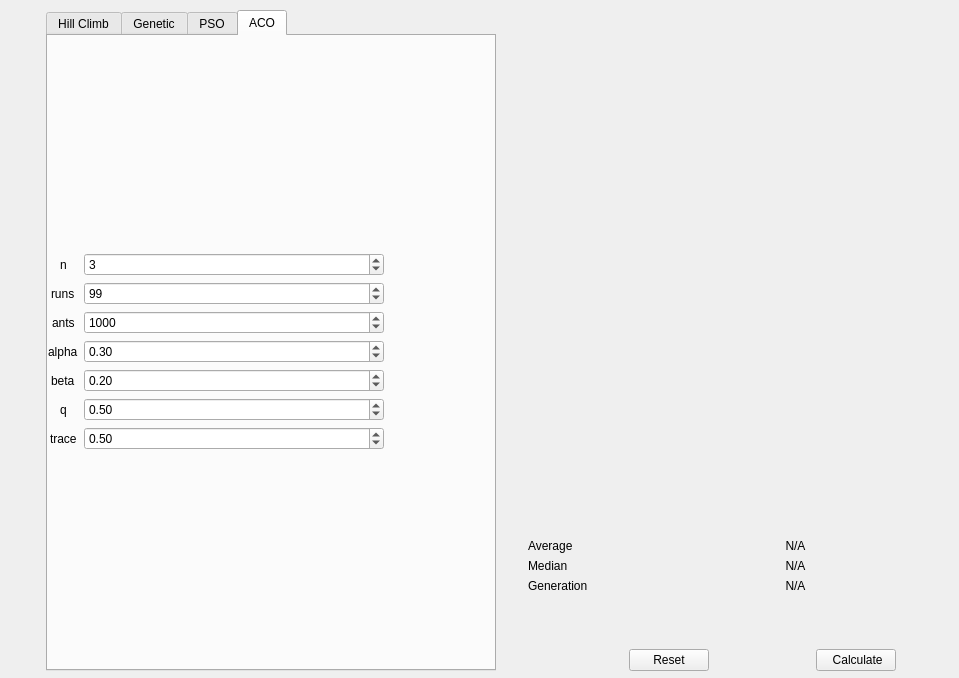
<?xml version="1.0" encoding="UTF-8"?>
<ui version="4.0">
 <class>MainWindow</class>
 <widget class="QMainWindow" name="MainWindow">
  <property name="geometry">
   <rect>
    <x>0</x>
    <y>0</y>
    <width>959</width>
    <height>678</height>
   </rect>
  </property>
  <property name="windowTitle">
   <string>CaterincaAI</string>
  </property>
  <property name="windowIcon">
   <iconset>
    <normaloff>../.designer/.designer/Downloads/Doge-Head-PNG-Clipart.png</normaloff>../.designer/.designer/Downloads/Doge-Head-PNG-Clipart.png</iconset>
  </property>
  <widget class="QWidget" name="centralwidget">
   <widget class="QWidget" name="horizontalLayoutWidget_2">
    <property name="geometry">
     <rect>
      <x>20</x>
      <y>10</y>
      <width>1003</width>
      <height>661</height>
     </rect>
    </property>
    <layout class="QHBoxLayout" name="configLayout">
     <item>
      <spacer name="horizontalSpacer_6">
       <property name="orientation">
        <enum>Qt::Horizontal</enum>
       </property>
       <property name="sizeHint" stdset="0">
        <size>
         <width>40</width>
         <height>20</height>
        </size>
       </property>
      </spacer>
     </item>
     <item>
      <widget class="QTabWidget" name="configTabWidget">
       <property name="minimumSize">
        <size>
         <width>450</width>
         <height>0</height>
        </size>
       </property>
       <property name="currentIndex">
        <number>3</number>
       </property>
       <widget class="QWidget" name="climbTab">
        <property name="toolTip">
         <string>&lt;html&gt;&lt;head/&gt;&lt;body&gt;&lt;p&gt;&lt;br/&gt;&lt;/p&gt;&lt;/body&gt;&lt;/html&gt;</string>
        </property>
        <attribute name="title">
         <string>Hill Climb</string>
        </attribute>
        <widget class="QWidget" name="formLayoutWidget">
         <property name="geometry">
          <rect>
           <x>-1</x>
           <y>-1</y>
           <width>451</width>
           <height>631</height>
          </rect>
         </property>
         <layout class="QFormLayout" name="formLayout">
          <property name="labelAlignment">
           <set>Qt::AlignLeading|Qt::AlignLeft|Qt::AlignVCenter</set>
          </property>
          <property name="formAlignment">
           <set>Qt::AlignLeading|Qt::AlignLeft|Qt::AlignVCenter</set>
          </property>
          <item row="0" column="0">
           <widget class="QLabel" name="hcNLabel">
            <property name="text">
             <string>n</string>
            </property>
           </widget>
          </item>
          <item row="0" column="1">
           <widget class="QSpinBox" name="hcNInput">
            <property name="maximumSize">
             <size>
              <width>300</width>
              <height>16777215</height>
             </size>
            </property>
            <property name="minimum">
             <number>2</number>
            </property>
            <property name="maximum">
             <number>10</number>
            </property>
            <property name="value">
             <number>3</number>
            </property>
           </widget>
          </item>
          <item row="1" column="0">
           <widget class="QLabel" name="hcRunsLabel">
            <property name="text">
             <string>runs</string>
            </property>
           </widget>
          </item>
          <item row="1" column="1">
           <widget class="QSpinBox" name="hcRunsInput">
            <property name="maximumSize">
             <size>
              <width>300</width>
              <height>16777215</height>
             </size>
            </property>
            <property name="minimum">
             <number>1</number>
            </property>
            <property name="maximum">
             <number>10000</number>
            </property>
            <property name="singleStep">
             <number>100</number>
            </property>
            <property name="value">
             <number>1000</number>
            </property>
           </widget>
          </item>
         </layout>
        </widget>
       </widget>
       <widget class="QWidget" name="geneticTab">
        <attribute name="title">
         <string>Genetic</string>
        </attribute>
        <widget class="QWidget" name="formLayoutWidget_2">
         <property name="geometry">
          <rect>
           <x>0</x>
           <y>0</y>
           <width>451</width>
           <height>631</height>
          </rect>
         </property>
         <layout class="QFormLayout" name="geneticFormLayout">
          <property name="labelAlignment">
           <set>Qt::AlignLeading|Qt::AlignLeft|Qt::AlignVCenter</set>
          </property>
          <property name="formAlignment">
           <set>Qt::AlignLeading|Qt::AlignLeft|Qt::AlignVCenter</set>
          </property>
          <item row="0" column="0">
           <widget class="QLabel" name="geneticNLabel">
            <property name="text">
             <string>n</string>
            </property>
           </widget>
          </item>
          <item row="1" column="0">
           <widget class="QLabel" name="geneticPopSizeLabel">
            <property name="text">
             <string>pop_size</string>
            </property>
           </widget>
          </item>
          <item row="2" column="0">
           <widget class="QLabel" name="geneticPopReplaceLabel">
            <property name="text">
             <string>pop_replace</string>
            </property>
           </widget>
          </item>
          <item row="3" column="0">
           <widget class="QLabel" name="geneticTournamentSizeLabel">
            <property name="text">
             <string>tournament_size</string>
            </property>
           </widget>
          </item>
          <item row="4" column="0">
           <widget class="QLabel" name="geneticRunsLabel">
            <property name="text">
             <string>runs</string>
            </property>
           </widget>
          </item>
          <item row="5" column="0">
           <widget class="QLabel" name="geneticMutationSizeLabel">
            <property name="text">
             <string>mutation_chance</string>
            </property>
           </widget>
          </item>
          <item row="0" column="1">
           <widget class="QSpinBox" name="geneticNInput">
            <property name="maximumSize">
             <size>
              <width>300</width>
              <height>16777215</height>
             </size>
            </property>
            <property name="minimum">
             <number>2</number>
            </property>
            <property name="maximum">
             <number>10</number>
            </property>
           </widget>
          </item>
          <item row="1" column="1">
           <widget class="QSpinBox" name="geneticPopSizeInput">
            <property name="maximumSize">
             <size>
              <width>300</width>
              <height>16777215</height>
             </size>
            </property>
            <property name="minimum">
             <number>10</number>
            </property>
            <property name="maximum">
             <number>10000</number>
            </property>
            <property name="singleStep">
             <number>5</number>
            </property>
            <property name="value">
             <number>50</number>
            </property>
           </widget>
          </item>
          <item row="2" column="1">
           <widget class="QSpinBox" name="geneticPopReplaceInput">
            <property name="maximumSize">
             <size>
              <width>300</width>
              <height>16777215</height>
             </size>
            </property>
            <property name="minimum">
             <number>10</number>
            </property>
            <property name="maximum">
             <number>10000</number>
            </property>
           </widget>
          </item>
          <item row="3" column="1">
           <widget class="QSpinBox" name="geneticTournamentSizeInput">
            <property name="maximumSize">
             <size>
              <width>300</width>
              <height>16777215</height>
             </size>
            </property>
            <property name="minimum">
             <number>1</number>
            </property>
            <property name="maximum">
             <number>10000</number>
            </property>
            <property name="singleStep">
             <number>1</number>
            </property>
           </widget>
          </item>
          <item row="4" column="1">
           <widget class="QSpinBox" name="geneticRunsInput">
            <property name="maximumSize">
             <size>
              <width>300</width>
              <height>16777215</height>
             </size>
            </property>
            <property name="minimum">
             <number>1</number>
            </property>
            <property name="maximum">
             <number>10000</number>
            </property>
            <property name="singleStep">
             <number>100</number>
            </property>
            <property name="value">
             <number>1000</number>
            </property>
           </widget>
          </item>
          <item row="5" column="1">
           <widget class="QDoubleSpinBox" name="geneticMutationChanceInput">
            <property name="maximumSize">
             <size>
              <width>300</width>
              <height>16777215</height>
             </size>
            </property>
            <property name="maximum">
             <double>1.000000000000000</double>
            </property>
            <property name="singleStep">
             <double>0.050000000000000</double>
            </property>
            <property name="value">
             <double>0.300000000000000</double>
            </property>
           </widget>
          </item>
         </layout>
        </widget>
       </widget>
       <widget class="QWidget" name="psoTab">
        <attribute name="title">
         <string>PSO</string>
        </attribute>
        <widget class="QWidget" name="formLayoutWidget_4">
         <property name="geometry">
          <rect>
           <x>0</x>
           <y>0</y>
           <width>451</width>
           <height>631</height>
          </rect>
         </property>
         <layout class="QFormLayout" name="psoFormLayout">
          <property name="labelAlignment">
           <set>Qt::AlignCenter</set>
          </property>
          <property name="formAlignment">
           <set>Qt::AlignLeading|Qt::AlignLeft|Qt::AlignVCenter</set>
          </property>
          <item row="0" column="0">
           <widget class="QLabel" name="psoNLabel">
            <property name="text">
             <string>n</string>
            </property>
           </widget>
          </item>
          <item row="0" column="1">
           <widget class="QSpinBox" name="psoNInput">
            <property name="minimumSize">
             <size>
              <width>100</width>
              <height>0</height>
             </size>
            </property>
            <property name="maximumSize">
             <size>
              <width>300</width>
              <height>16777215</height>
             </size>
            </property>
            <property name="minimum">
             <number>2</number>
            </property>
            <property name="maximum">
             <number>10</number>
            </property>
            <property name="value">
             <number>3</number>
            </property>
           </widget>
          </item>
          <item row="1" column="0">
           <widget class="QLabel" name="psoRunsLabel">
            <property name="text">
             <string>runs</string>
            </property>
           </widget>
          </item>
          <item row="1" column="1">
           <widget class="QSpinBox" name="psoRunsInput">
            <property name="maximumSize">
             <size>
              <width>300</width>
              <height>16777215</height>
             </size>
            </property>
            <property name="minimum">
             <number>1</number>
            </property>
            <property name="maximum">
             <number>10000</number>
            </property>
            <property name="value">
             <number>99</number>
            </property>
           </widget>
          </item>
          <item row="2" column="0">
           <widget class="QLabel" name="psoSwarmSizeLabel">
            <property name="text">
             <string>swarm_size</string>
            </property>
           </widget>
          </item>
          <item row="2" column="1">
           <widget class="QSpinBox" name="psoSwarmSizeInput">
            <property name="maximumSize">
             <size>
              <width>300</width>
              <height>16777215</height>
             </size>
            </property>
            <property name="minimum">
             <number>2</number>
            </property>
            <property name="maximum">
             <number>10000</number>
            </property>
            <property name="singleStep">
             <number>1</number>
            </property>
            <property name="value">
             <number>1000</number>
            </property>
           </widget>
          </item>
          <item row="3" column="0">
           <widget class="QLabel" name="psoWLabel">
            <property name="text">
             <string>w</string>
            </property>
           </widget>
          </item>
          <item row="3" column="1">
           <widget class="QDoubleSpinBox" name="psoWInput">
            <property name="maximumSize">
             <size>
              <width>300</width>
              <height>16777215</height>
             </size>
            </property>
            <property name="maximum">
             <double>1.000000000000000</double>
            </property>
            <property name="singleStep">
             <double>0.050000000000000</double>
            </property>
            <property name="value">
             <double>0.300000000000000</double>
            </property>
           </widget>
          </item>
          <item row="4" column="0">
           <widget class="QLabel" name="psoC1Label">
            <property name="text">
             <string>c1</string>
            </property>
           </widget>
          </item>
          <item row="4" column="1">
           <widget class="QDoubleSpinBox" name="psoC1Input">
            <property name="maximumSize">
             <size>
              <width>300</width>
              <height>16777215</height>
             </size>
            </property>
            <property name="maximum">
             <double>1.000000000000000</double>
            </property>
            <property name="singleStep">
             <double>0.050000000000000</double>
            </property>
            <property name="value">
             <double>0.200000000000000</double>
            </property>
           </widget>
          </item>
          <item row="5" column="0">
           <widget class="QLabel" name="psoC2Label">
            <property name="text">
             <string>c2</string>
            </property>
           </widget>
          </item>
          <item row="5" column="1">
           <widget class="QDoubleSpinBox" name="psoC2Input">
            <property name="maximumSize">
             <size>
              <width>300</width>
              <height>16777215</height>
             </size>
            </property>
            <property name="maximum">
             <double>1.000000000000000</double>
            </property>
            <property name="singleStep">
             <double>0.050000000000000</double>
            </property>
            <property name="value">
             <double>0.500000000000000</double>
            </property>
           </widget>
          </item>
         </layout>
        </widget>
       </widget>
       <widget class="QWidget" name="tab">
        <attribute name="title">
         <string>ACO</string>
        </attribute>
        <widget class="QWidget" name="formLayoutWidget_5">
         <property name="geometry">
          <rect>
           <x>0</x>
           <y>0</y>
           <width>451</width>
           <height>631</height>
          </rect>
         </property>
         <layout class="QFormLayout" name="acoFormLayout">
          <property name="labelAlignment">
           <set>Qt::AlignCenter</set>
          </property>
          <property name="formAlignment">
           <set>Qt::AlignLeading|Qt::AlignLeft|Qt::AlignVCenter</set>
          </property>
          <item row="0" column="0">
           <widget class="QLabel" name="acoNLabel">
            <property name="text">
             <string>n</string>
            </property>
           </widget>
          </item>
          <item row="0" column="1">
           <widget class="QSpinBox" name="acoNInput">
            <property name="minimumSize">
             <size>
              <width>100</width>
              <height>0</height>
             </size>
            </property>
            <property name="maximumSize">
             <size>
              <width>300</width>
              <height>16777215</height>
             </size>
            </property>
            <property name="minimum">
             <number>2</number>
            </property>
            <property name="maximum">
             <number>10</number>
            </property>
            <property name="value">
             <number>3</number>
            </property>
           </widget>
          </item>
          <item row="1" column="0">
           <widget class="QLabel" name="acoRunsLabel">
            <property name="text">
             <string>runs</string>
            </property>
           </widget>
          </item>
          <item row="1" column="1">
           <widget class="QSpinBox" name="acoRunsInput">
            <property name="maximumSize">
             <size>
              <width>300</width>
              <height>16777215</height>
             </size>
            </property>
            <property name="minimum">
             <number>1</number>
            </property>
            <property name="maximum">
             <number>10000</number>
            </property>
            <property name="value">
             <number>99</number>
            </property>
           </widget>
          </item>
          <item row="2" column="0">
           <widget class="QLabel" name="acoAntsCountLabel">
            <property name="text">
             <string>ants</string>
            </property>
           </widget>
          </item>
          <item row="2" column="1">
           <widget class="QSpinBox" name="acoAntsCountInput">
            <property name="maximumSize">
             <size>
              <width>300</width>
              <height>16777215</height>
             </size>
            </property>
            <property name="minimum">
             <number>2</number>
            </property>
            <property name="maximum">
             <number>10000</number>
            </property>
            <property name="singleStep">
             <number>1</number>
            </property>
            <property name="value">
             <number>1000</number>
            </property>
           </widget>
          </item>
          <item row="3" column="0">
           <widget class="QLabel" name="acoAlphaLabel">
            <property name="text">
             <string>alpha</string>
            </property>
           </widget>
          </item>
          <item row="3" column="1">
           <widget class="QDoubleSpinBox" name="acoAlphaInput">
            <property name="maximumSize">
             <size>
              <width>300</width>
              <height>16777215</height>
             </size>
            </property>
            <property name="maximum">
             <double>1.000000000000000</double>
            </property>
            <property name="singleStep">
             <double>0.050000000000000</double>
            </property>
            <property name="value">
             <double>0.300000000000000</double>
            </property>
           </widget>
          </item>
          <item row="4" column="0">
           <widget class="QLabel" name="acoBetaLabel">
            <property name="text">
             <string>beta</string>
            </property>
           </widget>
          </item>
          <item row="4" column="1">
           <widget class="QDoubleSpinBox" name="acoBetaInput">
            <property name="maximumSize">
             <size>
              <width>300</width>
              <height>16777215</height>
             </size>
            </property>
            <property name="maximum">
             <double>1.000000000000000</double>
            </property>
            <property name="singleStep">
             <double>0.050000000000000</double>
            </property>
            <property name="value">
             <double>0.200000000000000</double>
            </property>
           </widget>
          </item>
          <item row="5" column="0">
           <widget class="QLabel" name="acoQLabel">
            <property name="text">
             <string>q</string>
            </property>
           </widget>
          </item>
          <item row="5" column="1">
           <widget class="QDoubleSpinBox" name="acoQInput">
            <property name="maximumSize">
             <size>
              <width>300</width>
              <height>16777215</height>
             </size>
            </property>
            <property name="maximum">
             <double>1.000000000000000</double>
            </property>
            <property name="singleStep">
             <double>0.050000000000000</double>
            </property>
            <property name="value">
             <double>0.500000000000000</double>
            </property>
           </widget>
          </item>
          <item row="6" column="0">
           <widget class="QLabel" name="acoTraceLabel">
            <property name="text">
             <string>trace</string>
            </property>
           </widget>
          </item>
          <item row="6" column="1">
           <widget class="QDoubleSpinBox" name="acoTraceInput">
            <property name="maximumSize">
             <size>
              <width>300</width>
              <height>16777215</height>
             </size>
            </property>
            <property name="maximum">
             <double>1.000000000000000</double>
            </property>
            <property name="singleStep">
             <double>0.050000000000000</double>
            </property>
            <property name="value">
             <double>0.500000000000000</double>
            </property>
           </widget>
          </item>
         </layout>
        </widget>
       </widget>
      </widget>
     </item>
     <item>
      <layout class="QVBoxLayout" name="verticalLayout_2"/>
     </item>
     <item>
      <spacer name="horizontalSpacer_5">
       <property name="orientation">
        <enum>Qt::Horizontal</enum>
       </property>
       <property name="sizeHint" stdset="0">
        <size>
         <width>40</width>
         <height>20</height>
        </size>
       </property>
      </spacer>
     </item>
     <item>
      <layout class="QVBoxLayout" name="resultsButtonsLayout">
       <item>
        <spacer name="verticalSpacer_5">
         <property name="orientation">
          <enum>Qt::Vertical</enum>
         </property>
         <property name="sizeHint" stdset="0">
          <size>
           <width>20</width>
           <height>40</height>
          </size>
         </property>
        </spacer>
       </item>
       <item>
        <layout class="QVBoxLayout" name="resultsLayout">
         <item>
          <spacer name="verticalSpacer">
           <property name="orientation">
            <enum>Qt::Vertical</enum>
           </property>
           <property name="sizeHint" stdset="0">
            <size>
             <width>20</width>
             <height>40</height>
            </size>
           </property>
          </spacer>
         </item>
         <item>
          <widget class="QWidget" name="resultPlot" native="true">
           <property name="minimumSize">
            <size>
             <width>469</width>
             <height>200</height>
            </size>
           </property>
           <property name="styleSheet">
            <string notr="true">&quot;border: 1px solid black&quot;</string>
           </property>
          </widget>
         </item>
         <item>
          <spacer name="verticalSpacer_2">
           <property name="orientation">
            <enum>Qt::Vertical</enum>
           </property>
           <property name="sizeHint" stdset="0">
            <size>
             <width>20</width>
             <height>40</height>
            </size>
           </property>
          </spacer>
         </item>
         <item>
          <widget class="QWidget" name="fitnessPlot" native="true">
           <property name="minimumSize">
            <size>
             <width>0</width>
             <height>200</height>
            </size>
           </property>
          </widget>
         </item>
         <item>
          <spacer name="verticalSpacer_3">
           <property name="orientation">
            <enum>Qt::Vertical</enum>
           </property>
           <property name="sizeHint" stdset="0">
            <size>
             <width>20</width>
             <height>40</height>
            </size>
           </property>
          </spacer>
         </item>
         <item>
          <layout class="QFormLayout" name="fitnessStatsLayout">
           <item row="0" column="0">
            <widget class="QLabel" name="averageLabel">
             <property name="text">
              <string>Average</string>
             </property>
            </widget>
           </item>
           <item row="0" column="1">
            <widget class="QLabel" name="averageValueLabel">
             <property name="text">
              <string>N/A</string>
             </property>
             <property name="alignment">
              <set>Qt::AlignCenter</set>
             </property>
            </widget>
           </item>
           <item row="1" column="0">
            <widget class="QLabel" name="medianLabel">
             <property name="text">
              <string>Median</string>
             </property>
            </widget>
           </item>
           <item row="1" column="1">
            <widget class="QLabel" name="medianValueLabel">
             <property name="text">
              <string>N/A</string>
             </property>
             <property name="alignment">
              <set>Qt::AlignCenter</set>
             </property>
            </widget>
           </item>
           <item row="2" column="0">
            <widget class="QLabel" name="runLabel">
             <property name="text">
              <string>Generation</string>
             </property>
            </widget>
           </item>
           <item row="2" column="1">
            <widget class="QLabel" name="generationValueLabel">
             <property name="text">
              <string>N/A</string>
             </property>
             <property name="alignment">
              <set>Qt::AlignCenter</set>
             </property>
            </widget>
           </item>
          </layout>
         </item>
         <item>
          <spacer name="verticalSpacer_4">
           <property name="orientation">
            <enum>Qt::Vertical</enum>
           </property>
           <property name="sizeHint" stdset="0">
            <size>
             <width>20</width>
             <height>40</height>
            </size>
           </property>
          </spacer>
         </item>
        </layout>
       </item>
       <item>
        <spacer name="verticalSpacer_7">
         <property name="orientation">
          <enum>Qt::Vertical</enum>
         </property>
         <property name="sizeHint" stdset="0">
          <size>
           <width>20</width>
           <height>40</height>
          </size>
         </property>
        </spacer>
       </item>
       <item>
        <layout class="QHBoxLayout" name="buttonsLayout">
         <item>
          <spacer name="horizontalSpacer_2">
           <property name="orientation">
            <enum>Qt::Horizontal</enum>
           </property>
           <property name="sizeHint" stdset="0">
            <size>
             <width>40</width>
             <height>20</height>
            </size>
           </property>
          </spacer>
         </item>
         <item>
          <widget class="QPushButton" name="resetValuesButton">
           <property name="text">
            <string>Reset</string>
           </property>
          </widget>
         </item>
         <item>
          <spacer name="horizontalSpacer">
           <property name="orientation">
            <enum>Qt::Horizontal</enum>
           </property>
           <property name="sizeHint" stdset="0">
            <size>
             <width>40</width>
             <height>20</height>
            </size>
           </property>
          </spacer>
         </item>
         <item>
          <widget class="QPushButton" name="calculateButton">
           <property name="text">
            <string> Calculate</string>
           </property>
          </widget>
         </item>
         <item>
          <spacer name="horizontalSpacer_3">
           <property name="orientation">
            <enum>Qt::Horizontal</enum>
           </property>
           <property name="sizeHint" stdset="0">
            <size>
             <width>40</width>
             <height>20</height>
            </size>
           </property>
          </spacer>
         </item>
        </layout>
       </item>
      </layout>
     </item>
     <item>
      <spacer name="horizontalSpacer_4">
       <property name="orientation">
        <enum>Qt::Horizontal</enum>
       </property>
       <property name="sizeHint" stdset="0">
        <size>
         <width>40</width>
         <height>20</height>
        </size>
       </property>
      </spacer>
     </item>
    </layout>
   </widget>
  </widget>
 </widget>
 <resources/>
 <connections/>
</ui>
